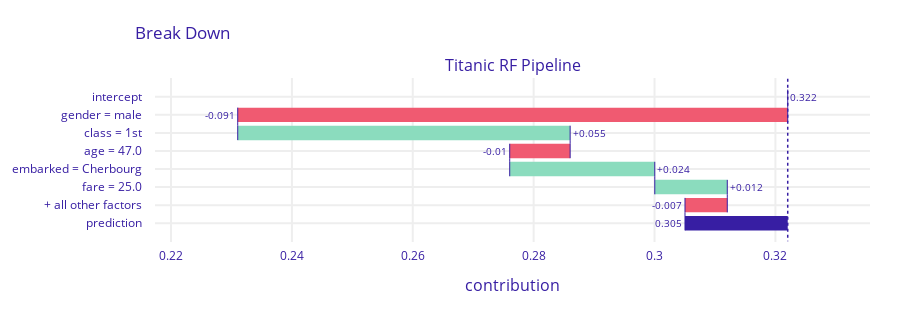

Source (notebook cell):
### Code cell
import numpy as np

bd_henry = titanic_rf_exp.predict_parts(henry,
        type = 'break_down',
        order = np.array(['gender', 'class', 'age',
            'embarked', 'fare', 'sibsp', 'parch']))
bd_henry.plot(max_vars = 5)

### Figure 1 — Plotly figure (JSON) as saved in the notebook; plotly's stock layout.template omitted (floating-point values rounded to 4 significant figures)
{"data": [{"base": 0.322, "connector": {"line": {"color": "#371ea3", "dash": "solid", "width": 1}, "mode": "spanning"}, "decreasing": {"marker": {"color": "#f05a71"}}, "hoverinfo": "text+delta", "hoverlabel": {"bgcolor": "rgba(0,0,0,0.8)"}, "hovertext": ["Average response: 0.322<br>Prediction: 0.305", "gender = male<br>decreases average response by", "class = 1st<br>increases average response by", "age = 47.0<br>decreases average response by", "embarked = Cherbourg<br>increases average response by", "fare = 25.0<br>increases average response by", "+ all other factors<br>decreases average response by", "Average response: 0.322<br>Prediction: 0.305"], "increasing": {"marker": {"color": "#8bdcbe"}}, "measure": ["relative", "relative", "relative", "relative", "relative", "relative", "relative", "total"], "orientation": "h", "showlegend": false, "text": ["0.322", "-0.091", "+0.055", "-0.01", "+0.024", "+0.012", "-0.007", "0.305"], "textposition": "outside", "totals": {"marker": {"color": "#371ea3"}}, "type": "waterfall", "x": [0, -0.091, 0.055, -0.01, 0.024, 0.012, -0.007, -0.017], "xaxis": "x", "y": ["intercept", "gender = male", "class = 1st", "age = 47.0", "embarked = Cherbourg", "fare = 25.0", "+ all other factors", "prediction"], "yaxis": "y"}], "layout": {"annotations": [{"font": {"size": 16}, "showarrow": false, "text": "Titanic RF Pipeline", "x": 0.5, "xanchor": "center", "xref": "paper", "y": 1, "yanchor": "bottom", "yref": "paper"}, {"font": {"size": 16}, "showarrow": false, "text": "contribution", "x": 0.5, "xanchor": "center", "xref": "paper", "y": 0, "yanchor": "top", "yref": "paper", "yshift": -30}], "font": {"color": "#371ea3"}, "height": 313, "margin": {"b": 71, "r": 30, "t": 78}, "shapes": [{"line": {"color": "#371ea3", "dash": "dot", "width": 1.5}, "type": "line", "x0": 0.322, "x1": 0.322, "xref": "x", "y0": -1, "y1": 8, "yref": "y"}], "title": {"text": "Break Down", "x": 0.15}, "xaxis": {"anchor": "y", "automargin": true, "domain": [0, 1], "fixedrange": true, "gridwidth": 2, "range": [0.2174, 0.3357], "tickcolor": "white", "ticklen": 3, "ticks": "outside", "type": "linear", "zeroline": false}, "yaxis": {"anchor": "x", "automargin": true, "autorange": "reversed", "domain": [0, 1], "fixedrange": true, "gridwidth": 2, "tickcolor": "white", "ticklen": 10, "ticks": "outside", "type": "category"}}}
